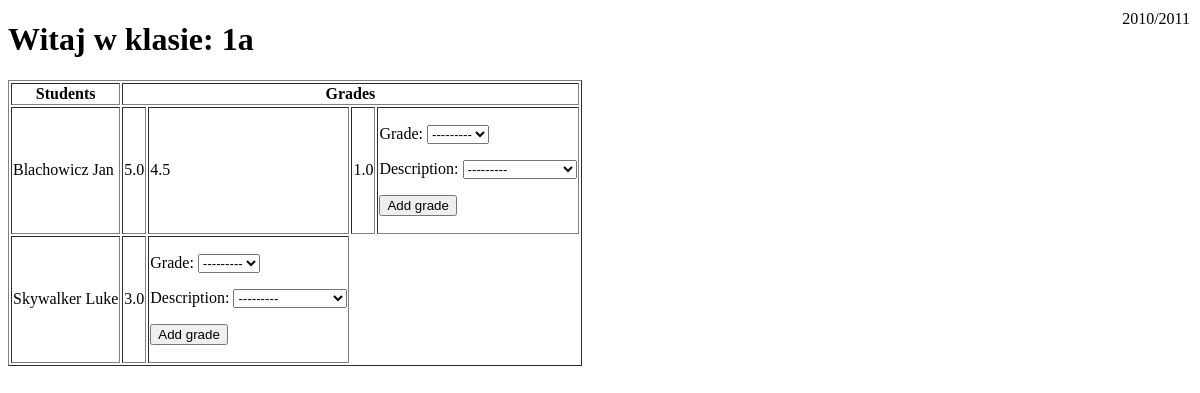
/schoolregister/nauczyciel/1/1/ (signed in), run on an earlier commit of the app's database.
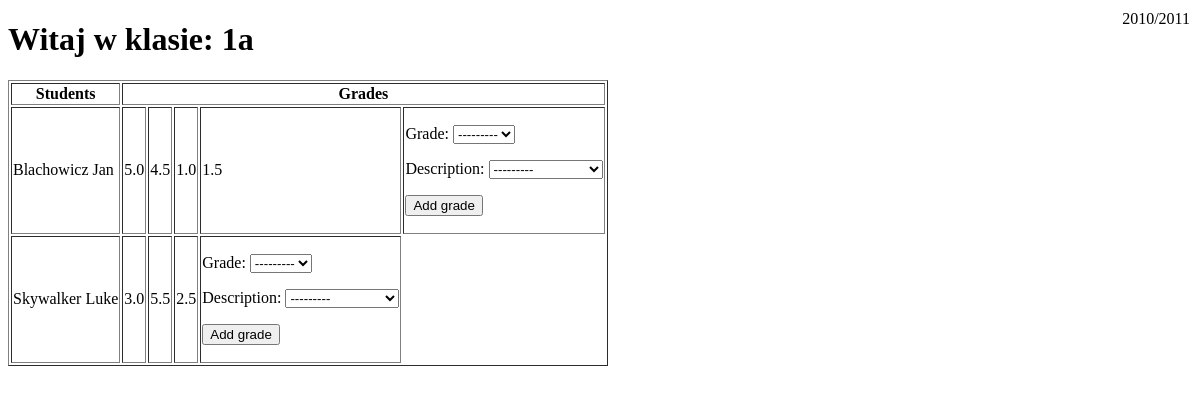
And on a later commit of the database.
### schoolregister/models.py (models this page shows, shortened)
class SchoolClass(models.Model):
    name = models.CharField(max_length=2)
    school_year = models.ForeignKey('SchoolYear', on_delete=models.RESTRICT)
    students = models.ManyToManyField('Student')
    subjects = models.ManyToManyField('Subject')
    tutor = models.ForeignKey('Teacher', null=True, on_delete=models.SET_NULL)
    class Meta:
        verbose_name_plural = 'school classes'

class SchoolYear(models.Model):
    start_year = models.SmallIntegerField(unique=True, validators=[MinValueValidator(2000), MaxValueValidator(2050)])
    @property
    def end_year(self):
        end_year = self.start_year + 1
        return end_year
    def __str__(self):
        return str(self.start_year) + '/' + str(self.end_year)

class Student(models.Model):
    user = models.OneToOneField(settings.AUTH_USER_MODEL, null=True, on_delete=models.SET_NULL)
    first_name = models.CharField(max_length=50)
    last_name = models.CharField(max_length=50)
    birth_date = models.DateField()
    @property
    def full_name(self):
        first_name = self.first_name
        last_name = self.last_name
        full_name = last_name + ' ' + first_name
        return full_name

class Grade(models.Model):
    grade = models.DecimalField(max_digits=2, decimal_places=1, choices=[
        (1, 1), (1.5, 1.5), (2, 2), (2.5, 2.5), (3, 3), (3.5, 3.5), (4, 4), (4.5, 4.5), (5, 5),
        (5.5, 5.5), (6, 6)
    ])
    school_year = models.ForeignKey('SchoolYear', on_delete=models.RESTRICT)
    semester = models.ForeignKey('Semester', on_delete=models.RESTRICT)
    subject = models.ForeignKey('Subject', on_delete=models.RESTRICT)
    student = models.ForeignKey('Student', on_delete=models.RESTRICT)
    date_added = models.DateTimeField(auto_now_add=True)
    date_modified = models.DateTimeField(auto_now=True)
    class GradeDescription(models.TextChoices):
        SPRAWDZIAN = 'Sprawdzian'
        KARTKOWKA = 'Kartkówka'
        ODPOWIEDZ = 'Odpowiedź'
        PRACA_DOMOWA = 'Praca domowa'
        PROJEKT = 'Projekt'
        INNE = 'Inne'
    description = models.CharField(max_length=30, choices=GradeDescription.choices)

### schoolregister/views.py (the view)
# urls.py: path('nauczyciel/<int:school_class_id>/<int:subject_id>/', views.class_detail, name='class_detail'),
@login_required
def class_detail(request, school_class_id, subject_id):
    school_class = get_object_or_404(SchoolClass, id=school_class_id)
    semesters = school_class.school_year.semester_set.all()
    students = Student.objects.all()
    students_list = []
    grades = Grade.objects.all()
    subject = Subject.objects.get(id=subject_id) # !! <Subject.objects.get(pk=1)> To jest do zmiany, na razie wpisane na twardo jako test - przyklad.
    grades_list = []
    max_count_grades_1st = 0
    max_count_grades_2nd = 0
    semesters_len = len(semesters)
    for sc_student in school_class.students.all():
        students_list.append(sc_student)
        for semester in semesters:
            for grade in grades:
                if grade.student == sc_student and grade.subject == subject and grade.semester == semester:
                    grades_list.append(grade)
                    if semester.number == 1:
                        max_count_grades_1st += 1
                    elif semester.number == 2:
                        max_count_grades_2nd += 1
                    grade_form = GradeForm()
                    if request.method == 'POST':
                        grade_form = GradeForm(request.POST)
                        if grade_form.is_valid():
                            grade_form.save()
                            return HttpResponseRedirect('')
                    else:
                        grade_form = GradeForm()
    col_span_1_sem = max_count_grades_1st
    col_span_2_sem = max_count_grades_2nd
    return render(request, 'schoolregister/nauczyciel/klasa.html', {
        'school_class': school_class, 'students': students,
        'grades': grades, 'subject': subject, 'grade_form': grade_form,
        'students_list': students_list,
        'grades_list': grades_list,
        'col_span_1_sem': col_span_1_sem,
        'col_span_2_sem': col_span_2_sem,
        'semesters': semesters,
        'semesters_len': semesters_len,})

### schoolregister/forms.py
class GradeForm(forms.ModelForm):
    school_year = forms.ModelChoiceField(queryset=SchoolYear.objects.all(), widget=forms.HiddenInput())
    semester = forms.ModelChoiceField(queryset=Semester.objects.all(), widget=forms.HiddenInput())
    subject = forms.ModelChoiceField(queryset=Subject.objects.all(), widget=forms.HiddenInput())
    student = forms.ModelChoiceField(queryset=Student.objects.all(), widget=forms.HiddenInput())
    class Meta:
        model = Grade
        fields = ('grade', 'school_year', 'semester', 'subject', 'student', 'description')

### schoolregister/templates/schoolregister/nauczyciel/klasa.html (shortened to what this page needs)
<!DOCTYPE html>
<html>
<head>
    <div id="school_year_logo">{{ school_class.school_year }}</div>
    <h1>Witaj w klasie: {{ school_class.name }}</h1>
</head>
<body>
    <table border>
        <tr>
            <th>Students</th>
            <th colspan = 10>Grades</th>
        </tr>
        {% for student in students_list %}
            <tr>
                <td>{{ student.full_name }}</td>
                    {% for grade in grades_list %}
                        {% if grade.student == student and grade.subject == subject %}
                            <td>{{ grade.grade }}</td>
                        {% endif %}
                    {% endfor %}
                    <td>
                        <form method="post">
                            {{ grade_form.as_p }}
                            <p><input type="submit" value="Add grade"></p>
                        </form>
                    </td>
            </tr>
        {% endfor %}
    </table>
</body>
</html>

### schoolregister/templates/schoolregister/nauczyciel/klasa.html (style rules this page uses)
#school_year_logo { position: absolute; top: 10px; right: 10px; }

What changed in the data, as far as the page shows it:
added Grade: grade "1.5", shown under Student "Blachowicz Jan"
added Grade: grade "5.5", shown under Student "Skywalker Luke"
added Grade: grade "2.5", shown under Student "Skywalker Luke"
